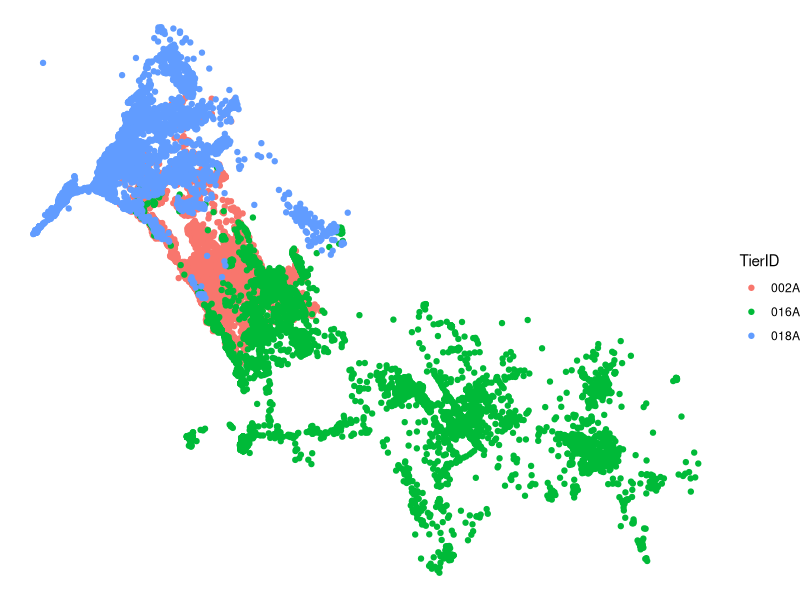

R code for this plot:
## ---- chunk 1
library(tidyverse)
df <- read_csv("wildschwein_BE.csv")


## ---- chunk 2
ggplot(df, aes(Long, Lat, colour = TierID)) +
  geom_point() + theme_void()
